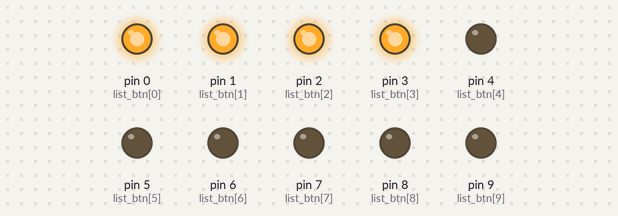
Recording of a sketch running on a simulated Arduino Uno, built with avr-gcc and run on an emulated ATmega328P. On the bench: output pins drawn as LEDs (lit = HIGH). Random numbers use the default seed unless the sketch sets one.

Above: at 0.8 s.
At 6.5 s:
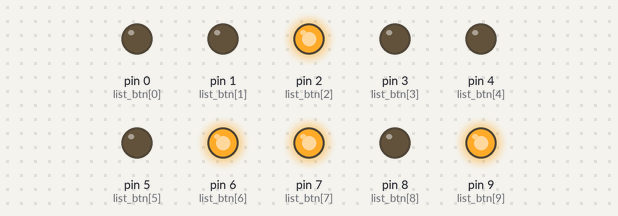
At 7.7 s:
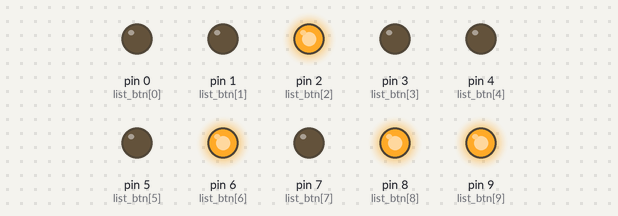
At 13.5 s:
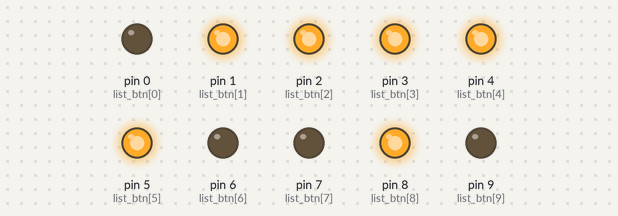
At 15.1 s:
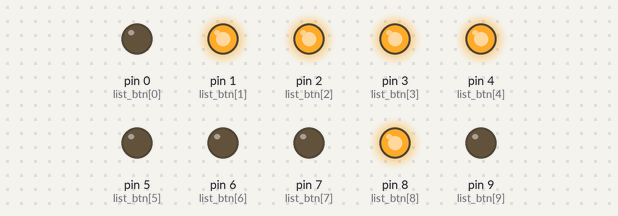
At 28.5 s:
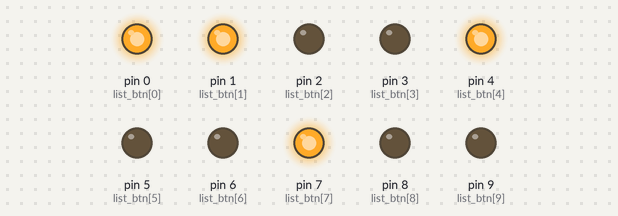
Timing chart, 0 to 40.0 s (numbered marks = the images above):
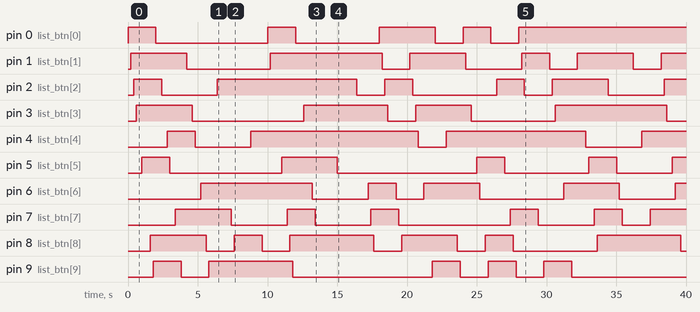

The sketch:

random_sang_muoi_den.ino
```cpp
int list_btn [10] = {0,1,2,3,4,5,6,7,8,9};
void setup() {
  for(int i = 0; i<10; i++)
  {
    pinMode(list_btn[i], OUTPUT);
  }

}

void loop() {
  for(int i = 0; i<10; i++)
  {
    int rnd = random(0,999);
    if(rnd % 2 == 1)
    {
      digitalWrite(list_btn[i],HIGH);
    }
    else
    {
      digitalWrite(list_btn[i],LOW);
    }
    delay(200);
  }

}
```

Measured:
- by itself, pin 0 (list_btn[0]): LOW → HIGH at 0.00 s, → LOW 2.0 s later, → HIGH 8.0 s later, → LOW 2.0 s later, … (9 changes in this stretch)
- by itself, pin 1 (list_btn[1]): LOW → HIGH at 0.20 s, → LOW 4.0 s later, → HIGH 6.0 s later, → LOW 8.0 s later, … (11 changes in this stretch)
- by itself, pin 2 (list_btn[2]): LOW → HIGH at 0.40 s, → LOW 2.0 s later, → HIGH 4.0 s later, → LOW 10.0 s later, … (11 changes in this stretch)
- by itself, pin 3 (list_btn[3]): LOW → HIGH at 0.60 s, → LOW 4.0 s later, → HIGH 8.0 s later, → LOW 6.0 s later, … (8 changes in this stretch)
- by itself, pin 4 (list_btn[4]): goes HIGH 2.0 s, LOW 4.0 s, HIGH 12.0 s, LOW 2.0 s, HIGH 10.0 s, LOW 4.0 s, then HIGH
- by itself, pin 5 (list_btn[5]): LOW → HIGH at 1.0 s, → LOW 2.0 s later, → HIGH 8.0 s later, → LOW 4.0 s later, … (9 changes in this stretch)
- by itself, pin 6 (list_btn[6]): LOW → HIGH at 5.2 s, → LOW 8.0 s later, → HIGH 4.0 s later, → LOW 2.0 s later, … (9 changes in this stretch)
- by itself, pin 7 (list_btn[7]): LOW → HIGH at 3.4 s, → LOW 4.0 s later, → HIGH 4.0 s later, → LOW 2.0 s later, … (11 changes in this stretch)
